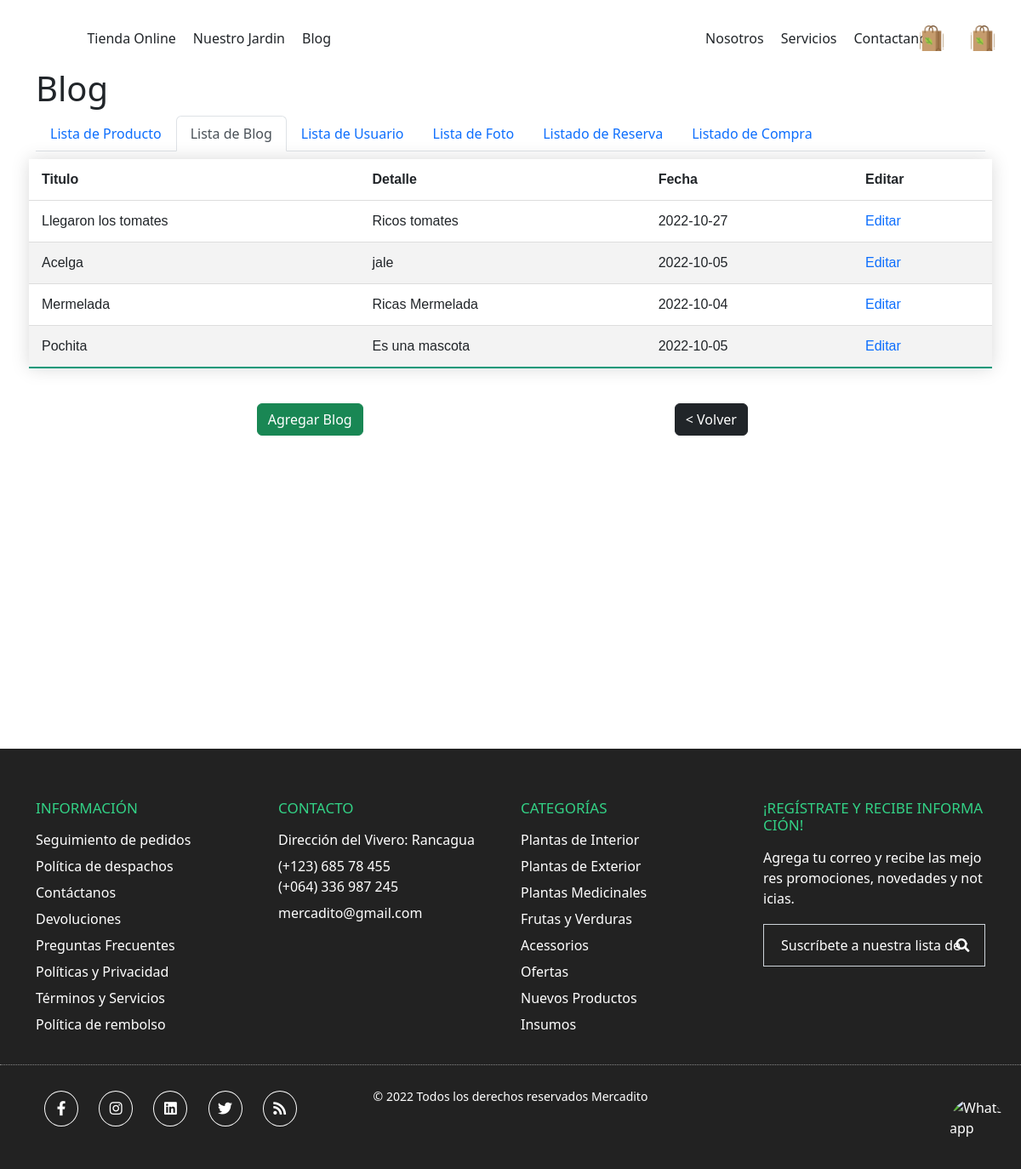
Page /pages/listarblog.php on the earlier database version.
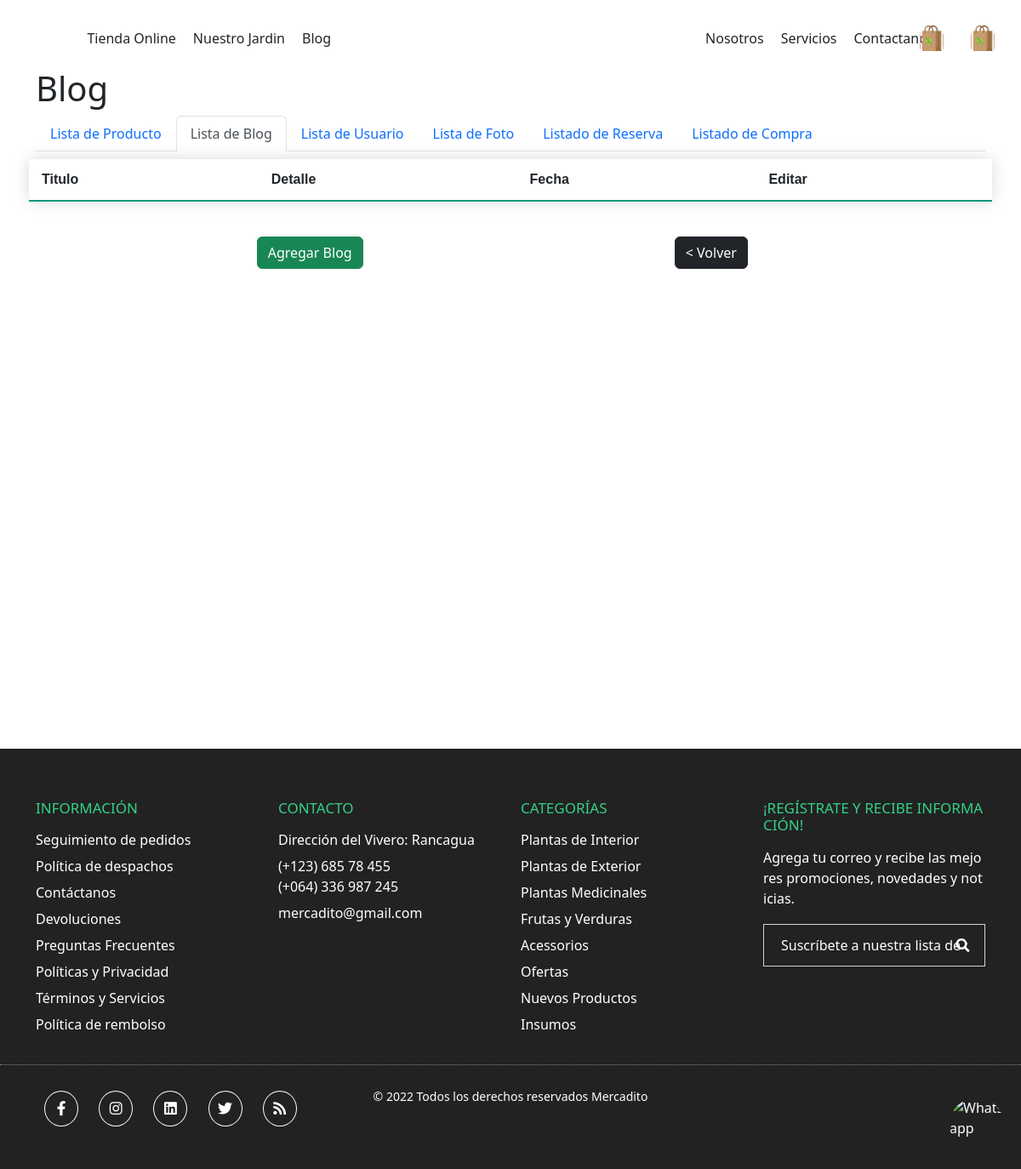
Same page on the later database version.
### tables this page shows
CREATE TABLE `blog` (
  `id` int(12) NOT NULL,
  `imagen` longblob NOT NULL,
  `name` varchar(30) NOT NULL,
  `detail` varchar(500) NOT NULL,
  `date` varchar(30) NOT NULL
);

### core/bootstraper.php (called while the page is built)
<?php
    require '../database/DatabaseMYSQL.php';
        $connectDB = new DatabaseMYSQL('localhost','root','','mercadito');
?>

### controllers/blog.controller.php (called while the page is built, shortened)
<?php
require '../models/Blog.php';
class BlogController
{
    private $connectDB;
    function __construct($connectDB)
    {
        $this->connectDB = $connectDB;
    }
    public function listblog()
    {
        $blog = array();
        $this->connectDB->connect();
        $sql = " SELECT * FROM `blog`";
        $st = $this->connectDB->query($sql);
        while ($rs = mysqli_fetch_array($st)) {
            $blog[] = new Blog($rs['id'], $rs['imagen'], $rs['name'], $rs['detail'], $rs['date']);;
        }
        $this->connectDB->disconnect();
        return $blog;
    }
}

### database/DatabaseMYSQL.php (called while the page is built, shortened)
<?php
    class DatabaseMYSQL implements IConnectDB{
        private $db;
        private $localhost;
        private $user;
        private $pass;
        private $nameDB;
        public function __construct($localhost, $user, $pass, $nameDB)
        {
            $this->localhost = $localhost;
            $this->user = $user;
            $this->pass = $pass;
            $this->nameDB = $nameDB;
        }
        public function connect(){
            $this->db = new mysqli($this->localhost,$this->user,$this->pass,$this->nameDB);
        }
        public function query($sql){
            return $this->db->query($sql);
        }
    }
?>

### models/Blog.php (called while the page is built, shortened)
<?php
class Blog
{
    private  $id;
    private  $nombre;
    private  $detalle;
    private  $fecha;
    function __construct($id, $imagen, $nombre, $detalle, $fecha)
    {
        $this->id = $id;
        $this->nombre = $nombre;
        $this->detalle = $detalle;
        $this->fecha = $fecha;
    }
    public function getId(): int
    {
        return $this->id;
    }
    public function getNombre(): string
    {
        return $this->nombre;
    }
    public function getDetalle(): string
    {
        return $this->detalle;
    }
    public function getFecha(): string
    {
        return $this->fecha;
    }
}

### pages/listarblog.php (the view, shortened to what this page needs)
<?
require '../core/bootstraper.php';
require '../controllers/blog.controller.php';
$blogController = new BlogController($connectDB);
$blog = $blogController->listblog();
?>
<!DOCTYPE html>
<html lang="es">
<head>
    <?php include '../components/head.php' ?>
    <link rel="stylesheet" href="../assets/styles/main.css">
    <link rel="stylesheet" href="../assets/styles/pages/listarblog.css">
</head>
<body>
    <?php include '../components/header.php' ?>
    <div class="container container-main">
        <h1>Blog</h1>
        <ul class="nav nav-tabs">
            <li class="nav-item">
                <a class="nav-link" aria-current="page" href="../pages/listarproductos.php">Lista de Producto</a>
            </li>
            <li class="nav-item">
                <a class="nav-link active" href="../pages/listarblog.php">Lista de Blog</a>
            </li>
            <li class="nav-item">
                <a class="nav-link" href="../pages/listarusuario.php">Lista de Usuario</a>
            </li>
            <li class="nav-item">
                <a class="nav-link" href="../pages/listimages.php">Lista de Foto</a>
            </li>
            <li class="nav-item">
                <a class="nav-link " href="../pages/listarbook.php">Listado de Reserva</a>
            </li>
            <li class="nav-item">
                <a class="nav-link" href="../pages/shoppinglistadm.php">Listado de Compra</a>
            </li>
        </ul>
        <form class="row g-3 justify-content-center">
            <table class="styled-table">
                <tr>
                    <td><strong>Titulo</strong></td>
                    <td><strong>Detalle</strong></td>
                    <td><strong>Fecha</strong></td>
                    <td><strong>Editar</strong></td>
                </tr>
                <tr>
                    <?php
                    for ($i = 0; $i < count($blog); $i++) {
                        echo "<tr>";
                        echo "<td>" . $blog[$i]->getNombre() . "</td>";
                        echo "<td>" . $blog[$i]->getDetalle() . "</td>";
                        echo "<td>" . $blog[$i]->getFecha() . "</td>";
                        echo "<td><a href='editblog.php?id=" . $blog[$i]->getId() . "'>Editar</a></td>";
                        echo "</tr>";
                    }
                    ?>
                </tr>
            </table>
            <div class="col-5  justify-content-center mb-2" style="text-align: center;">
                <a href="./agregarblog.php"><button type="button" class="btn btn-success">Agregar Blog</button></a>
            </div>
            <div class="col-5  justify-content-center mb-2" style="text-align: center;">
                <a href="./perfil.php"><button type="button" class="btn btn-success btn btn-dark">
                        < Volver</button></a>
            </div>
        </form>
    </div>
    <?php include '../components/footer.php' ?>
</body>
</html>

Differences in the rows shown:
removed blog: name "Llegaron los tomates", detail "Ricos tomates", date "2022-10-27"
removed blog: name "Acelga", detail "jale", date "2022-10-05"
removed blog: name "Mermelada", detail "Ricas Mermelada", date "2022-10-04"
removed blog: name "Pochita", detail "Es una mascota", date "2022-10-05"
